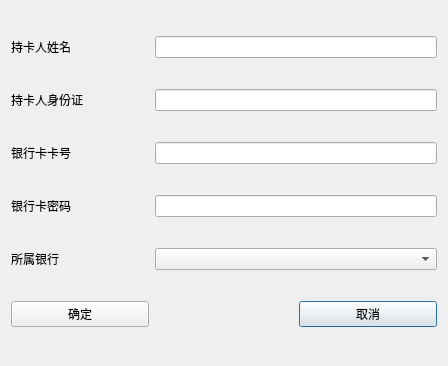
<?xml version="1.0" encoding="UTF-8"?>
<ui version="4.0">
 <class>bank_register</class>
 <widget class="QDialog" name="bank_register">
  <property name="geometry">
   <rect>
    <x>0</x>
    <y>0</y>
    <width>448</width>
    <height>366</height>
   </rect>
  </property>
  <property name="windowTitle">
   <string>Dialog</string>
  </property>
  <layout class="QGridLayout" name="gridLayout">
   <item row="2" column="1" colspan="2">
    <widget class="QLineEdit" name="card_id"/>
   </item>
   <item row="0" column="0">
    <widget class="QLabel" name="label">
     <property name="text">
      <string>持卡人姓名</string>
     </property>
    </widget>
   </item>
   <item row="0" column="1" colspan="2">
    <widget class="QLineEdit" name="name"/>
   </item>
   <item row="1" column="1" colspan="2">
    <widget class="QLineEdit" name="id"/>
   </item>
   <item row="2" column="0">
    <widget class="QLabel" name="label_2">
     <property name="text">
      <string>银行卡卡号</string>
     </property>
    </widget>
   </item>
   <item row="3" column="0">
    <widget class="QLabel" name="label_3">
     <property name="text">
      <string>银行卡密码</string>
     </property>
    </widget>
   </item>
   <item row="3" column="1" colspan="2">
    <widget class="QLineEdit" name="passwd"/>
   </item>
   <item row="1" column="0">
    <widget class="QLabel" name="label_4">
     <property name="text">
      <string>持卡人身份证</string>
     </property>
    </widget>
   </item>
   <item row="4" column="1" colspan="2">
    <widget class="QComboBox" name="bank"/>
   </item>
   <item row="5" column="2">
    <widget class="QPushButton" name="CancelBtn">
     <property name="text">
      <string>取消</string>
     </property>
    </widget>
   </item>
   <item row="4" column="0">
    <widget class="QLabel" name="label_5">
     <property name="text">
      <string>所属银行</string>
     </property>
    </widget>
   </item>
   <item row="5" column="0">
    <widget class="QPushButton" name="ConfirmBtn">
     <property name="text">
      <string>确定</string>
     </property>
    </widget>
   </item>
  </layout>
 </widget>
 <resources/>
 <connections/>
</ui>
